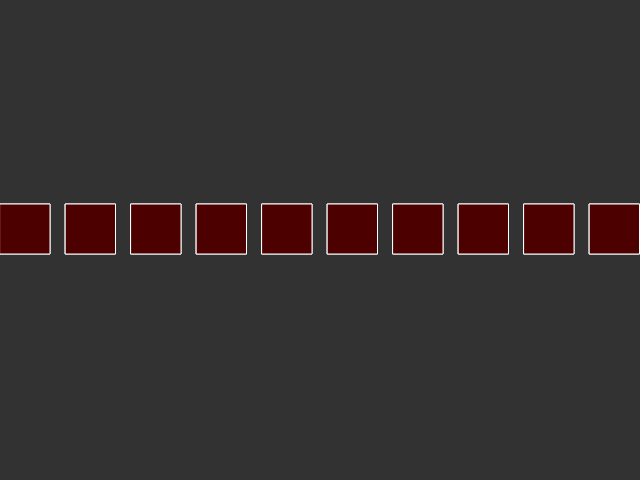
Frame 1 (no input)
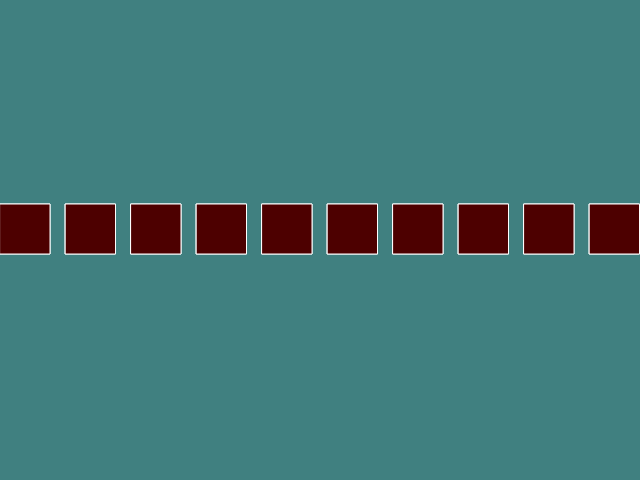
Frame 60 (no input)
Frame 120 (the mouse pressed at the canvas centre since frame 60): identical to frame 60, image omitted

The p5.js sketch that drew these frames (run headless with seeded random() and noise() and a simulated clock; from frame 60 on, the mouse is pressed at the canvas centre):

// p5.js sketch
// ── sketch.js
// // a simple p5 sketch that demonstrates for loops
//
// function setup() {
// 	createCanvas(640, 480);
// 	stroke(255,255,255);
// }
//
// function draw() {
// 	background(50, 50, 50);
// 	colorMode(HSB,100)
//
// 	for (var y = 0; y < 1; y++) {
// 		if ( y === 4){
// 			fill(100, 100, 255);
// 		} else {
// 			color('hsl(0, 100%, 50%)');
//             fill('hsl(0, 100%, 50%)');
//             // rect(590, 201, 50, 50);
//             color('hsla(0, 100%, 50%, 0.5)');
//             fill('hsla(0, 100%, 50%, 0.5)');
// 			// rect(525,201,50,50);
// 			color('hsla(0, 100%, 50%, 0.4)');
//             fill('hsla(0, 100%, 50%, 0.4)');
//             // rect(458,201,50,50);

// a simple p5 sketch that demonstrates for loops

function setup() {
	createCanvas(640, 480);
}
function draw() {
	background(50, 50, 50);
	colorMode(HSB,100)
			for (var y = 0; y <4; y++) {
	        stroke(0,0,100);
					fill(0, 100, y*10);
  		}
	    for (var x = 0; x < 10; x++) {
        	rect(x * 65.5, y+200 ,50, 50);
				}

	    	for (var x = 0; x < 10; x++) {
			rect(x * 65.5, y+200 ,50, 50);
		}
	
}
